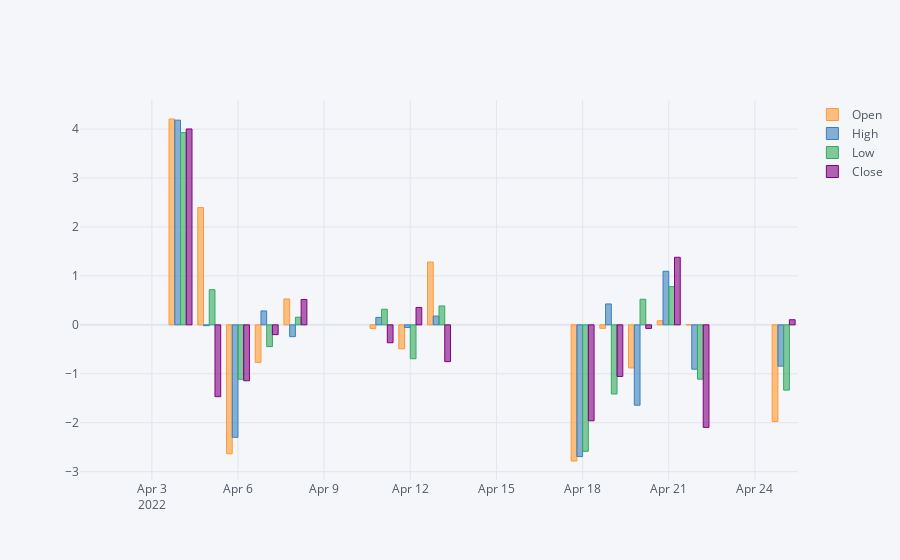

Here is the notebook cell this chart was saved with:
### Code cell
import matplotlib.pyplot as plt
import seaborn as sns
sns.set_style('whitegrid')
%matplotlib inline

# Optional Plotly Method Imports
import plotly
import cufflinks as cf
cf.go_offline()
returns[['Open', 'High', 'Low', 'Close']].iplot(kind='bar')

### Figure 1 — Plotly figure (JSON) as saved in the notebook; plotly's stock layout.template omitted (floating-point values rounded to 4 significant figures)
{"data": [{"marker": {"color": "rgba(255, 153, 51, 0.6)", "line": {"color": "rgba(255, 153, 51, 1.0)", "width": 1}}, "name": "Open", "orientation": "v", "text": "", "type": "bar", "x": ["2022-04-01", "2022-04-04", "2022-04-05", "2022-04-06", "2022-04-07", "2022-04-08", "2022-04-11", "2022-04-12", "2022-04-13", "2022-04-18", "2022-04-19", "2022-04-20", "2022-04-21", "2022-04-22", "2022-04-25"], "y": ["", 4.206, 2.396, -2.634, -0.7678, 0.529, -0.07429, -0.4904, 1.283, -2.782, -0.07153, -0.8808, 0.0836, 0.002867, -1.977]}, {"marker": {"color": "rgba(55, 128, 191, 0.6)", "line": {"color": "rgba(55, 128, 191, 1.0)", "width": 1}}, "name": "High", "orientation": "v", "text": "", "type": "bar", "x": ["2022-04-01", "2022-04-04", "2022-04-05", "2022-04-06", "2022-04-07", "2022-04-08", "2022-04-11", "2022-04-12", "2022-04-13", "2022-04-18", "2022-04-19", "2022-04-20", "2022-04-21", "2022-04-22", "2022-04-25"], "y": ["", 4.182, -0.01703, -2.298, 0.2836, -0.2415, 0.1519, -0.05574, 0.1793, -2.692, 0.4266, -1.642, 1.094, -0.9059, -0.8442]}, {"marker": {"color": "rgba(50, 171, 96, 0.6)", "line": {"color": "rgba(50, 171, 96, 1.0)", "width": 1}}, "name": "Low", "orientation": "v", "text": "", "type": "bar", "x": ["2022-04-01", "2022-04-04", "2022-04-05", "2022-04-06", "2022-04-07", "2022-04-08", "2022-04-11", "2022-04-12", "2022-04-13", "2022-04-18", "2022-04-19", "2022-04-20", "2022-04-21", "2022-04-22", "2022-04-25"], "y": ["", 3.927, 0.7179, -1.113, -0.4453, 0.1564, 0.3188, -0.6929, 0.3858, -2.585, -1.413, 0.5226, 0.7799, -1.111, -1.334]}, {"marker": {"color": "rgba(128, 0, 128, 0.6)", "line": {"color": "rgba(128, 0, 128, 1.0)", "width": 1}}, "name": "Close", "orientation": "v", "text": "", "type": "bar", "x": ["2022-04-01", "2022-04-04", "2022-04-05", "2022-04-06", "2022-04-07", "2022-04-08", "2022-04-11", "2022-04-12", "2022-04-13", "2022-04-18", "2022-04-19", "2022-04-20", "2022-04-21", "2022-04-22", "2022-04-25"], "y": ["", 4.002, -1.468, -1.143, -0.2005, 0.5184, -0.3662, 0.3552, -0.7524, -1.96, -1.055, -0.07348, 1.38, -2.095, 0.1043]}], "layout": {"legend": {"bgcolor": "#F5F6F9", "font": {"color": "#4D5663"}}, "paper_bgcolor": "#F5F6F9", "plot_bgcolor": "#F5F6F9", "title": {"font": {"color": "#4D5663"}}, "xaxis": {"gridcolor": "#E1E5ED", "showgrid": true, "tickfont": {"color": "#4D5663"}, "title": {"font": {"color": "#4D5663"}, "text": ""}, "zerolinecolor": "#E1E5ED"}, "yaxis": {"gridcolor": "#E1E5ED", "showgrid": true, "tickfont": {"color": "#4D5663"}, "title": {"font": {"color": "#4D5663"}, "text": ""}, "zerolinecolor": "#E1E5ED"}}}
